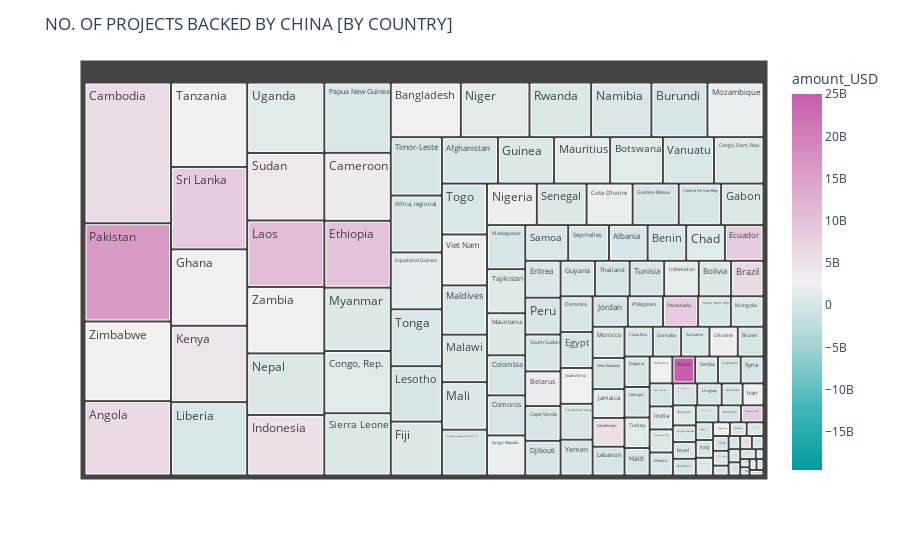

Notebook code cell kept with this figure:
### Code cell
#Creating a TreeMap

fig = px.treemap(ms1, 
                  path = ['country', ], values = 'project_count',
                  color='amount_USD',
                  color_continuous_scale='Tropic',
                 color_continuous_midpoint=np.average(ms_dp['amount_USD']),
                  
                  
                )

fig.update_layout(
    
    title = "NO. OF PROJECTS BACKED BY CHINA [BY COUNTRY]",
    legend_title_text='Amount Invested', 
    
)

fig.show()

#fig.write_html('first_figure.html', auto_open=True)

### Figure 1 — Plotly figure (JSON) as saved in the notebook; plotly's stock layout.template omitted (floating-point values rounded to 4 significant figures; data arrays with more than 128 entries replaced by an {"elided": "..."} marker saying what was removed)
{"data": [{"branchvalues": "total", "customdata": {"elided": "140x1 int values"}, "domain": {"x": [0, 1], "y": [0, 1]}, "hovertemplate": "labels=%{label}<br>project_count=%{value}<br>parent=%{parent}<br>id=%{id}<br>amount_USD=%{color}<extra></extra>", "ids": {"elided": "140 str values"}, "labels": {"elided": "140 str values"}, "marker": {"coloraxis": "coloraxis", "colors": {"elided": "140 int values"}}, "name": "", "parents": {"elided": "140 str values"}, "type": "treemap", "values": {"elided": "140 int values"}}], "layout": {"autosize": true, "coloraxis": {"cmid": 2748000000.0, "colorbar": {"title": {"text": "amount_USD"}}, "colorscale": [[0, "rgb(0, 155, 158)"], [0.1667, "rgb(66, 183, 185)"], [0.3333, "rgb(167, 211, 212)"], [0.5, "rgb(241, 241, 241)"], [0.6667, "rgb(228, 193, 217)"], [0.8333, "rgb(214, 145, 193)"], [1, "rgb(199, 93, 171)"]]}, "legend": {"title": {"text": "Amount Invested"}, "tracegroupgap": 0}, "margin": {"t": 60}, "title": {"text": "NO. OF PROJECTS BACKED BY CHINA [BY COUNTRY]"}}}
